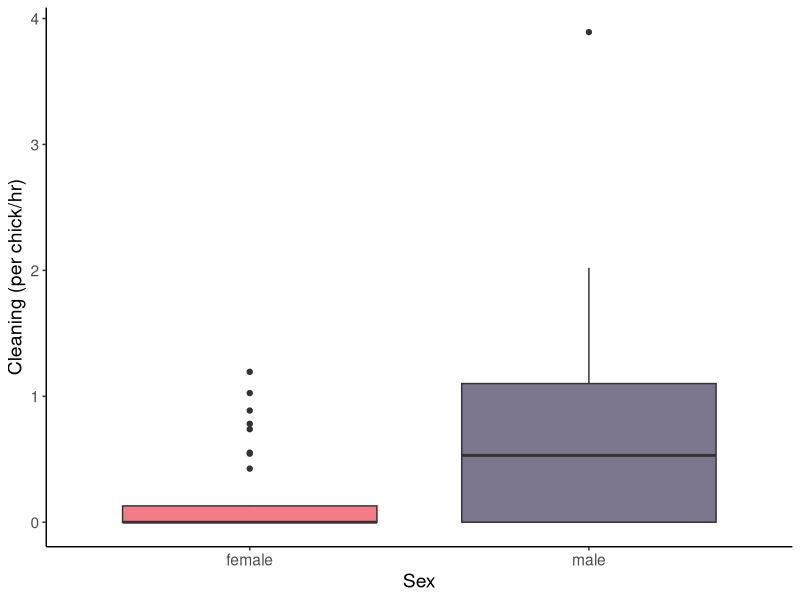
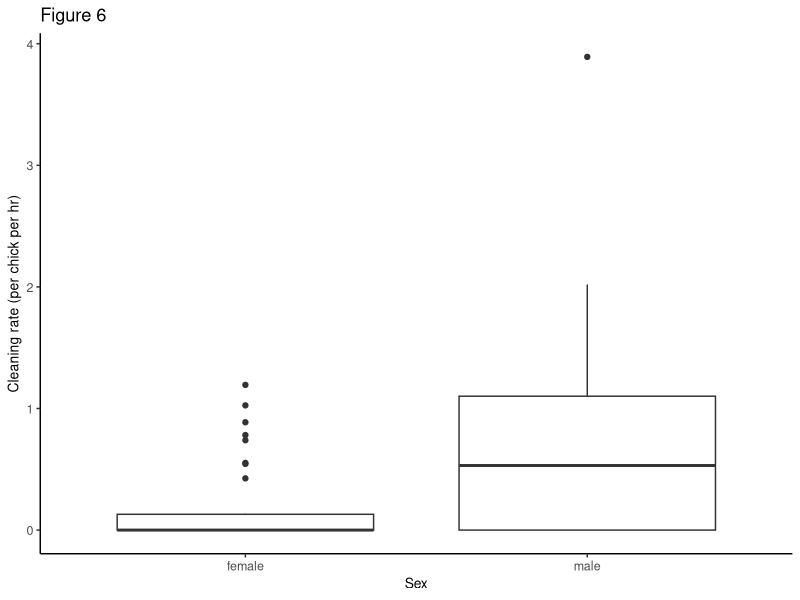

Write R code to recreate these figures, in order. (Note: this script raises an error after producing the figures.)
# libraries ---------------------------------------------------------------

library(tidyverse)
library(reshape2)
library(psych)

# data --------------------------------------------------------------------

bbyvid <- 
  read.csv("clean_data/behaviors.csv", stringsAsFactors = FALSE) %>%
  as_tibble() 

# script ------------------------------------------------------------------

# Cleaning
bbyvid <-
  bbyvid %>%
  mutate(
    cleaning_rate = (cleaning_nest/usable_video)*60,
    cleaning_rate_perchk = cleaning_rate/peeped_chick_count)

cleaning_male <- bbyvid %>% filter(sex == "male")
cleaning_female <- bbyvid %>% filter(sex == "female")

shapiro.test(cleaning_male$cleaning_rate_perchk) #not normal
shapiro.test(cleaning_female$cleaning_rate_perchk) #not normal

cleaning_test <- 
  wilcox.test(cleaning_female$cleaning_rate_perchk, 
              cleaning_male$cleaning_rate_perchk, 
              paired = TRUE, 
              exact = FALSE, 
              alternative = c("two.sided"), 
              conf.level = 0.95)
cleaning_test

zstat <- qnorm(cleaning_test$p.value/2)
zstat

describe(cleaning_male$cleaning_rate_perchk)
describe(cleaning_female$cleaning_rate_perchk)

# plot --------------------------------------------------------------------

colors_sex <- c("female" = "#F47C89", "male" = "#7b758e")

# Signficiant cleaning by sex (color)
ggplot(
  bbyvid, aes(x = sex, y = cleaning_rate_perchk, fill = sex)) + 
  geom_boxplot() + 
  labs(x = "Sex", 
       y = "Cleaning (per chick/hr)") +
  scale_fill_manual(values = colors_sex) +
  theme_classic() +
  theme(axis.title.x = element_text(size=14), 
        axis.title.y = element_text(size=14),
        legend.text = element_text(size=10),
        text = element_text(size=14),
        legend.position = "none") 

# B&W cleaning 
ggplot(
  bbyvid, 
  aes(x = sex, y = cleaning_rate_perchk, fill = NULL)) + 
  geom_boxplot() + 
  labs(x = "Sex", 
       y = "Cleaning rate (per chick per hr)",
       title = "Figure 6") +
  scale_fill_grey(start = 0.6, end = 0.3) +
  theme_classic() +
  theme(axis.title.x = element_text(size = 10), 
        axis.title.y = element_text(size = 10),
        axis.text.y = element_text(size = 9),
        axis.text.x = element_text(size = 9),
        legend.text = element_text(size = 10),
        legend.title = element_text(size = 10),
        legend.position = "none") +
  ggsave(
  file = "cleaning_fig.png",
  path ="plots/manuscript_plots/",
  width = 3.5,
  height = 3,
  units = "in",
  dpi = 1200)
